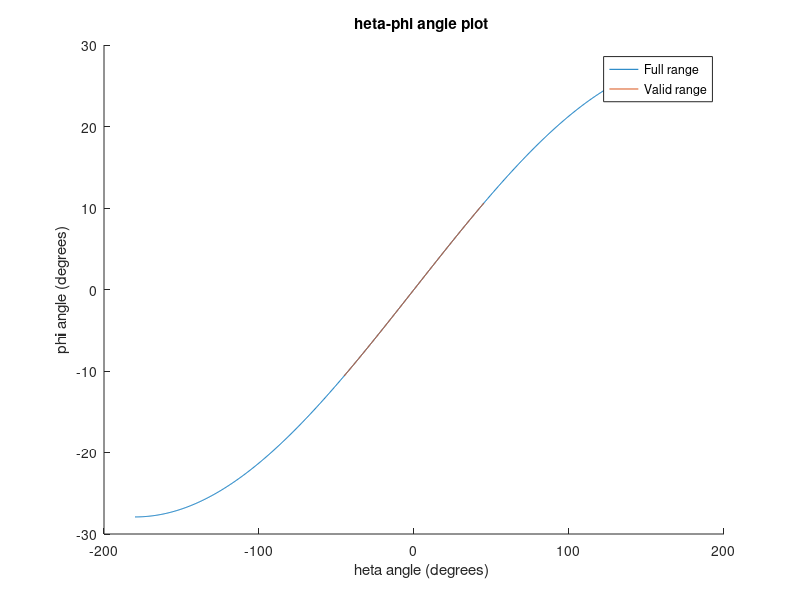
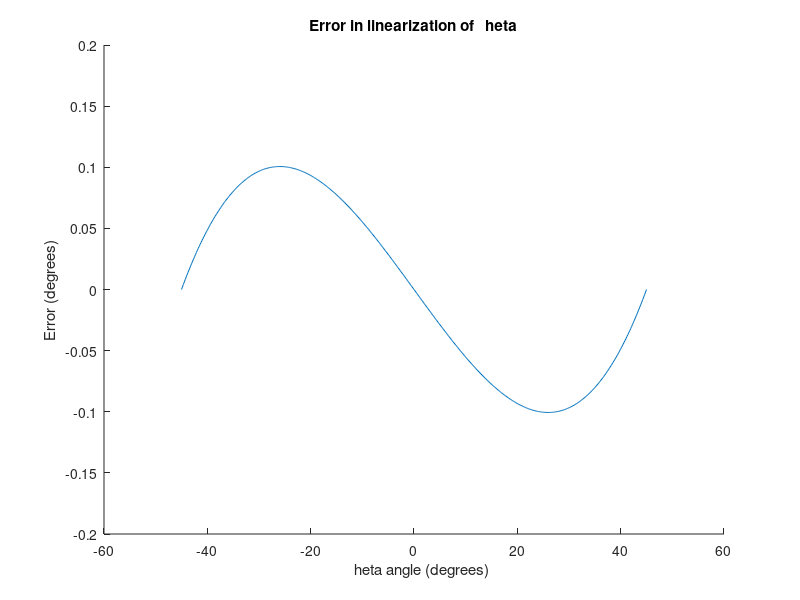

Here is the MATLAB script that generated these plots, in order:
clear
close all

f_phi = @(x)(sign(x) .* acosd((2.50*cosd(x)+40.5)/43));

th = linspace(-45, 45, 501);
phi = f_phi(th);
th_long = linspace(-180, 180, 1001);
phi_long = f_phi(th_long);

figure(1)
hold on;
plot(th_long, f_phi(th_long));
plot(th, phi);
xlabel("\theta angle (degrees)")
ylabel("\phi angle (degrees)")
title("\theta-\phi angle plot")
legend("Full range", "Valid range");

f_lerp = @(x)(interp1([min(th) max(th)], [min(phi) max(phi)], x));

figure(2)
hold on;
plot(th, f_lerp(th)-phi);
xlabel("\theta angle (degrees)")
ylabel("Error (degrees)")
title("Error in linearization of \theta")

K_2 = (max(phi)-min(phi)) / (max(th)-min(th))